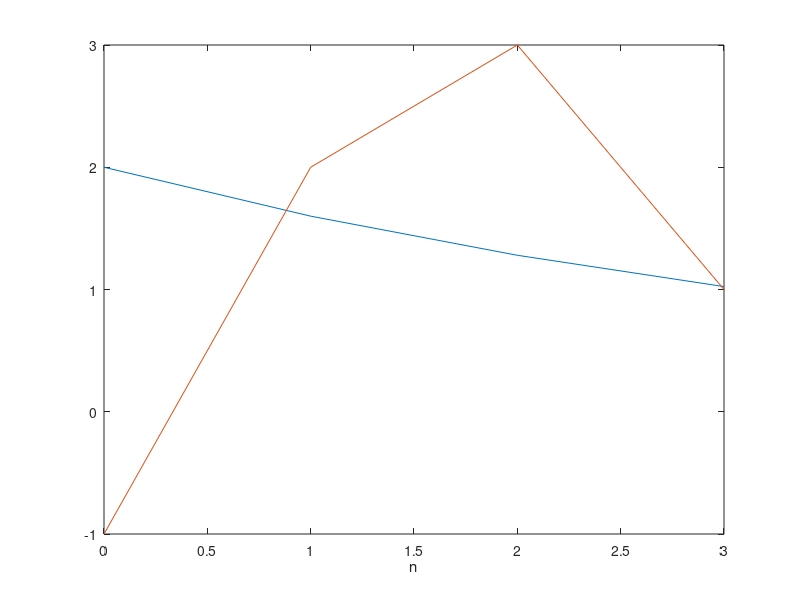

The MATLAB source for this figure:
% ch02/tutorial_problem_10.m

x = [1 3 2 -1];

h = 2 * (0.8) .^ (0:6);

printf("y[3] = %d\n", conv(h, x)(4));

plot(0:3, h(1:4), 0:3, flip(x)); xlabel('n');
